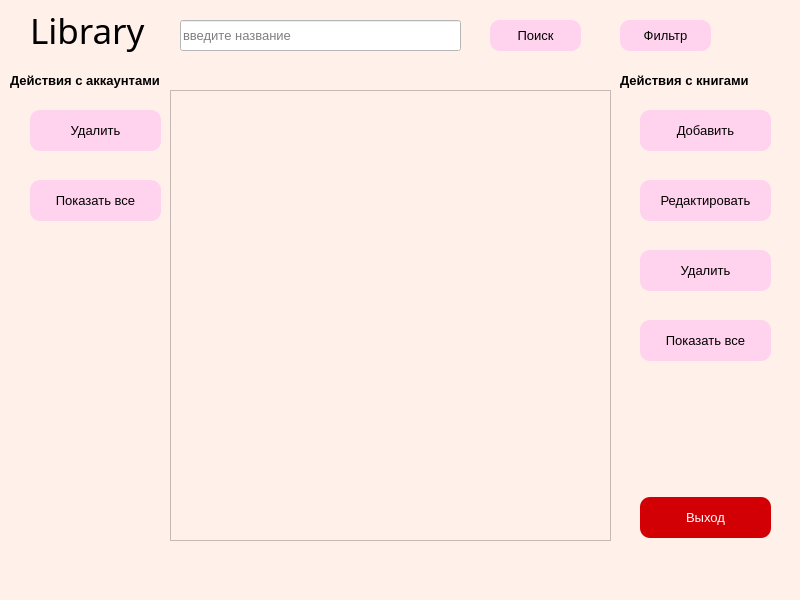
<?xml version="1.0" encoding="UTF-8"?>
<ui version="4.0">
 <class>MainWindow</class>
 <widget class="QMainWindow" name="MainWindow">
  <property name="geometry">
   <rect>
    <x>0</x>
    <y>0</y>
    <width>800</width>
    <height>600</height>
   </rect>
  </property>
  <property name="windowTitle">
   <string>Библиотека-Администратор</string>
  </property>
  <property name="styleSheet">
   <string notr="true">background-color: rgb(255, 240, 234);</string>
  </property>
  <widget class="QWidget" name="centralwidget">
   <widget class="QPushButton" name="btnSearch">
    <property name="geometry">
     <rect>
      <x>490</x>
      <y>20</y>
      <width>91</width>
      <height>31</height>
     </rect>
    </property>
    <property name="font">
     <font>
      <family>Arial</family>
      <pointsize>10</pointsize>
     </font>
    </property>
    <property name="cursor">
     <cursorShape>PointingHandCursor</cursorShape>
    </property>
    <property name="styleSheet">
     <string notr="true">background-color: rgb(255, 210, 237);
border-radius:10%;</string>
    </property>
    <property name="text">
     <string>Поиск</string>
    </property>
   </widget>
   <widget class="QLineEdit" name="inputField">
    <property name="geometry">
     <rect>
      <x>180</x>
      <y>20</y>
      <width>281</width>
      <height>31</height>
     </rect>
    </property>
    <property name="font">
     <font>
      <family>Arial</family>
      <pointsize>10</pointsize>
     </font>
    </property>
    <property name="styleSheet">
     <string notr="true">background-color: rgb(255, 255, 255);</string>
    </property>
    <property name="placeholderText">
     <string>введите название</string>
    </property>
   </widget>
   <widget class="QPushButton" name="addBook">
    <property name="geometry">
     <rect>
      <x>640</x>
      <y>110</y>
      <width>131</width>
      <height>41</height>
     </rect>
    </property>
    <property name="font">
     <font>
      <family>Arial</family>
      <pointsize>10</pointsize>
     </font>
    </property>
    <property name="cursor">
     <cursorShape>PointingHandCursor</cursorShape>
    </property>
    <property name="styleSheet">
     <string notr="true">background-color: rgb(255, 210, 237);
border-radius:10%;</string>
    </property>
    <property name="text">
     <string>Добавить</string>
    </property>
   </widget>
   <widget class="QPushButton" name="editBook">
    <property name="geometry">
     <rect>
      <x>640</x>
      <y>180</y>
      <width>131</width>
      <height>41</height>
     </rect>
    </property>
    <property name="font">
     <font>
      <family>Arial</family>
      <pointsize>10</pointsize>
     </font>
    </property>
    <property name="cursor">
     <cursorShape>PointingHandCursor</cursorShape>
    </property>
    <property name="styleSheet">
     <string notr="true">background-color: rgb(255, 210, 237);
border-radius:10%;
</string>
    </property>
    <property name="text">
     <string>Редактировать</string>
    </property>
   </widget>
   <widget class="QPushButton" name="deleteBook">
    <property name="geometry">
     <rect>
      <x>640</x>
      <y>250</y>
      <width>131</width>
      <height>41</height>
     </rect>
    </property>
    <property name="font">
     <font>
      <family>Arial</family>
      <pointsize>10</pointsize>
     </font>
    </property>
    <property name="cursor">
     <cursorShape>PointingHandCursor</cursorShape>
    </property>
    <property name="styleSheet">
     <string notr="true">background-color: rgb(255, 210, 237);
border-radius:10%;</string>
    </property>
    <property name="text">
     <string>Удалить</string>
    </property>
   </widget>
   <widget class="QLabel" name="label">
    <property name="geometry">
     <rect>
      <x>620</x>
      <y>70</y>
      <width>171</width>
      <height>20</height>
     </rect>
    </property>
    <property name="font">
     <font>
      <family>Arial</family>
      <pointsize>10</pointsize>
      <weight>75</weight>
      <bold>true</bold>
     </font>
    </property>
    <property name="text">
     <string>Действия с книгами</string>
    </property>
   </widget>
   <widget class="QPushButton" name="showAll">
    <property name="geometry">
     <rect>
      <x>640</x>
      <y>320</y>
      <width>131</width>
      <height>41</height>
     </rect>
    </property>
    <property name="font">
     <font>
      <family>Arial</family>
      <pointsize>10</pointsize>
     </font>
    </property>
    <property name="cursor">
     <cursorShape>PointingHandCursor</cursorShape>
    </property>
    <property name="styleSheet">
     <string notr="true">background-color: rgb(255, 210, 237);
border-radius:10%;</string>
    </property>
    <property name="text">
     <string>Показать все</string>
    </property>
   </widget>
   <widget class="QPushButton" name="deleteAccount">
    <property name="geometry">
     <rect>
      <x>30</x>
      <y>110</y>
      <width>131</width>
      <height>41</height>
     </rect>
    </property>
    <property name="font">
     <font>
      <family>Arial</family>
      <pointsize>10</pointsize>
     </font>
    </property>
    <property name="cursor">
     <cursorShape>PointingHandCursor</cursorShape>
    </property>
    <property name="styleSheet">
     <string notr="true">background-color: rgb(255, 210, 237);
border-radius:10%;</string>
    </property>
    <property name="text">
     <string>Удалить</string>
    </property>
   </widget>
   <widget class="QLabel" name="label_2">
    <property name="geometry">
     <rect>
      <x>10</x>
      <y>70</y>
      <width>201</width>
      <height>20</height>
     </rect>
    </property>
    <property name="font">
     <font>
      <family>Arial</family>
      <pointsize>10</pointsize>
      <weight>75</weight>
      <bold>true</bold>
     </font>
    </property>
    <property name="text">
     <string>Действия с аккаунтами</string>
    </property>
   </widget>
   <widget class="QPushButton" name="showAllAccount">
    <property name="geometry">
     <rect>
      <x>30</x>
      <y>180</y>
      <width>131</width>
      <height>41</height>
     </rect>
    </property>
    <property name="font">
     <font>
      <family>Arial</family>
      <pointsize>10</pointsize>
     </font>
    </property>
    <property name="cursor">
     <cursorShape>PointingHandCursor</cursorShape>
    </property>
    <property name="styleSheet">
     <string notr="true">background-color: rgb(255, 210, 237);
border-radius:10%;</string>
    </property>
    <property name="text">
     <string>Показать все</string>
    </property>
   </widget>
   <widget class="QPushButton" name="filter">
    <property name="geometry">
     <rect>
      <x>620</x>
      <y>20</y>
      <width>91</width>
      <height>31</height>
     </rect>
    </property>
    <property name="font">
     <font>
      <family>Arial</family>
      <pointsize>10</pointsize>
     </font>
    </property>
    <property name="cursor">
     <cursorShape>PointingHandCursor</cursorShape>
    </property>
    <property name="styleSheet">
     <string notr="true">background-color: rgb(255, 210, 237);
border-radius:10%;</string>
    </property>
    <property name="text">
     <string>Фильтр</string>
    </property>
   </widget>
   <widget class="QLabel" name="label_3">
    <property name="geometry">
     <rect>
      <x>30</x>
      <y>0</y>
      <width>131</width>
      <height>61</height>
     </rect>
    </property>
    <property name="font">
     <font>
      <family>Rage Italic</family>
      <pointsize>26</pointsize>
     </font>
    </property>
    <property name="text">
     <string>Library</string>
    </property>
   </widget>
   <widget class="QPushButton" name="btnExit">
    <property name="geometry">
     <rect>
      <x>640</x>
      <y>497</y>
      <width>131</width>
      <height>41</height>
     </rect>
    </property>
    <property name="font">
     <font>
      <family>Arial</family>
      <pointsize>10</pointsize>
     </font>
    </property>
    <property name="cursor">
     <cursorShape>PointingHandCursor</cursorShape>
    </property>
    <property name="styleSheet">
     <string notr="true">background-color:#d20005;
border-radius:10%;
color:white;</string>
    </property>
    <property name="text">
     <string>Выход</string>
    </property>
   </widget>
   <widget class="QTableView" name="tableView">
    <property name="geometry">
     <rect>
      <x>170</x>
      <y>90</y>
      <width>441</width>
      <height>451</height>
     </rect>
    </property>
   </widget>
  </widget>
  <widget class="QMenuBar" name="menubar">
   <property name="geometry">
    <rect>
     <x>0</x>
     <y>0</y>
     <width>800</width>
     <height>26</height>
    </rect>
   </property>
  </widget>
  <widget class="QStatusBar" name="statusbar"/>
 </widget>
 <resources/>
 <connections/>
</ui>
